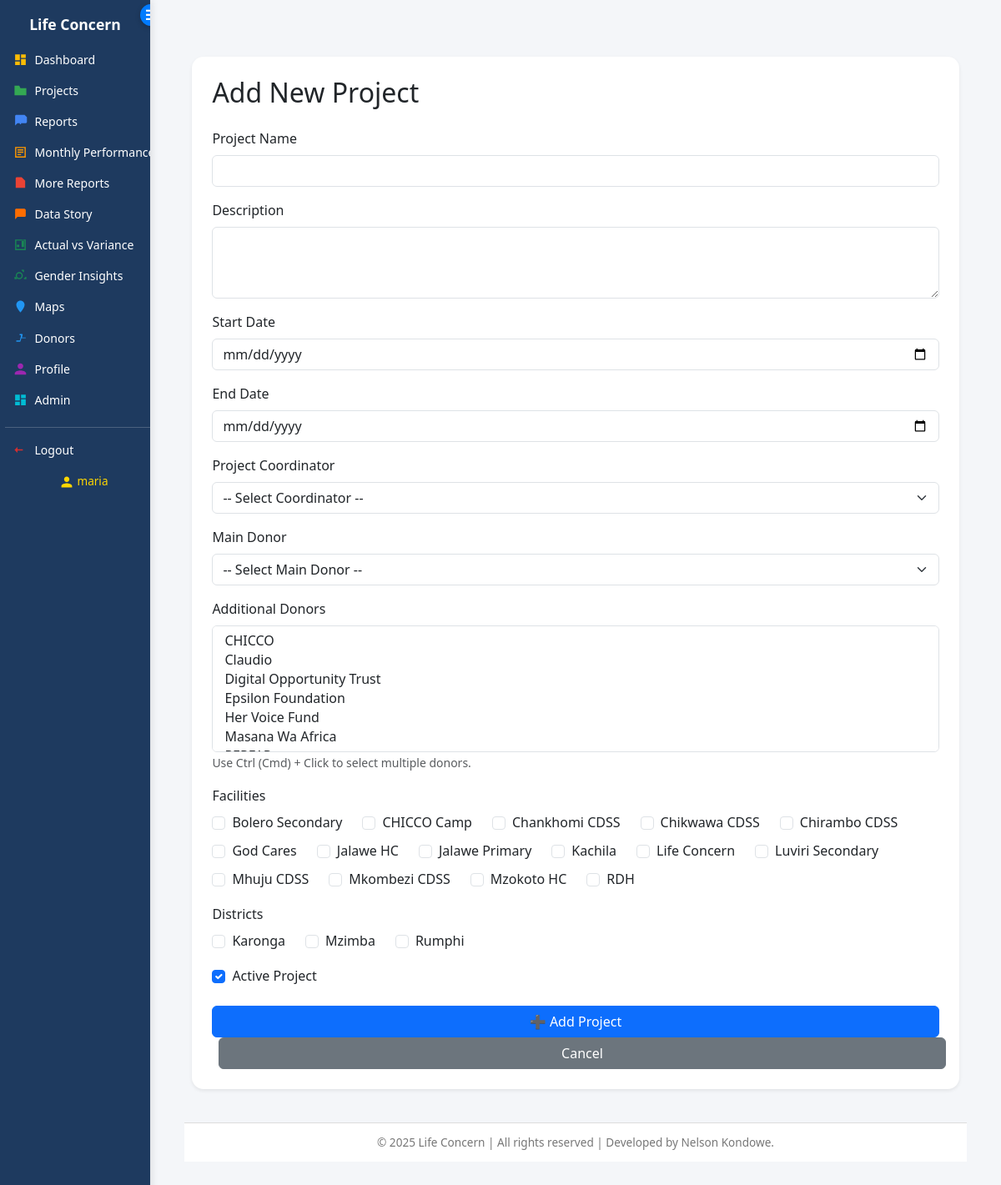
The app's page /projects/add/ (signed in) with its own data.
### core/models.py (models this page shows, shortened)
class Facility(models.Model):
    name = models.CharField(max_length=255, unique=True)
    district = models.ForeignKey(District, on_delete=models.CASCADE, related_name="facilities", null=True, blank=True)
    latitude = models.DecimalField(max_digits=9, decimal_places=6)
    longitude = models.DecimalField(max_digits=9, decimal_places=6)
    is_active = models.BooleanField(default=True)
    history = HistoricalRecords()

class District(models.Model):
    name = models.CharField(max_length=100, unique=True)
    region = models.CharField(max_length=100, blank=True, null=True)
    latitude = models.DecimalField(max_digits=9, decimal_places=6, blank=True, null=True)
    longitude = models.DecimalField(max_digits=9, decimal_places=6, blank=True, null=True)
    min_latitude = models.DecimalField(max_digits=9, decimal_places=6, blank=True, null=True)
    max_latitude = models.DecimalField(max_digits=9, decimal_places=6, blank=True, null=True)
    min_longitude = models.DecimalField(max_digits=9, decimal_places=6, blank=True, null=True)
    max_longitude = models.DecimalField(max_digits=9, decimal_places=6, blank=True, null=True)
    is_active = models.BooleanField(default=True)
    history = HistoricalRecords()
    class Meta:
        ordering = ["name"]

### core/views.py (the view, shortened to what this page needs)
# urls.py: path('projects/add/', views.project_add, name='project_add'),
@login_required
def project_add(request):
    all_donors = Donor.objects.all().order_by('name')
    all_facilities = Facility.objects.all().order_by('name')
    all_districts = District.objects.all().order_by('name')
    all_users = User.objects.filter(is_active=True).order_by('username')
    form = ProjectForm(request.POST or None)
    selected_donors = request.POST.getlist('donors') if request.method == "POST" else []
    selected_facilities = request.POST.getlist('facilities') if request.method == "POST" else []
    selected_districts = request.POST.getlist('districts') if request.method == "POST" else []
    selected_coordinator = request.POST.get('coordinator') if request.method == "POST" else None
    selected_main_donor = request.POST.get('main_donor') if request.method == "POST" else None
    context = {
        "form": form,
        "title": "Add Project",
        "all_donors": all_donors,
        "all_facilities": all_facilities,
        "all_districts": all_districts,
        "all_users": all_users,
        "project": None,
        "selected_donors": selected_donors,
        "selected_facilities": selected_facilities,
        "selected_districts": selected_districts,
        "selected_coordinator": selected_coordinator,
        "selected_main_donor": selected_main_donor,
    }
    return render(request, "core/project_form.html", context)

### core/templates/core/project_form.html (shortened to what this page needs)
{% extends "core/base.html" %}
{% load widget_tweaks %}
{% block content %}
<div class="card shadow-sm p-4 mt-4">
  <h2 class="mb-4">{% if project %}Edit Project: {{ project.name }}{% else %}Add New Project{% endif %}</h2>
  <form method="post">
    <div class="mb-3">
      <label for="id_name" class="form-label">Project Name</label>
      <input type="text" name="name" id="id_name" class="form-control"
             value="{{ form.name.value|default_if_none:'' }}" required>
    </div>
    <div class="mb-3">
      <label for="id_description" class="form-label">Description</label>
      <textarea name="description" id="id_description" class="form-control" rows="3">{{ form.description.value|default_if_none:'' }}</textarea>
    </div>
    <div class="mb-3">
      <label for="id_start_date" class="form-label">Start Date</label>
      <input type="date" name="start_date" id="id_start_date" class="form-control"
             value="{{ form.start_date.value|default_if_none:'' }}">
    </div>
    <div class="mb-3">
      <label for="id_end_date" class="form-label">End Date</label>
      <input type="date" name="end_date" id="id_end_date" class="form-control"
             value="{{ form.end_date.value|default_if_none:'' }}">
    </div>
    <div class="mb-3">
      <label for="id_coordinator" class="form-label">Project Coordinator</label>
      <select name="coordinator" id="id_coordinator" class="form-select">
        <option value="">-- Select Coordinator --</option>
      </select>
    </div>
    <div class="mb-3">
      <label for="id_main_donor" class="form-label">Main Donor</label>
      <select name="main_donor" id="id_main_donor" class="form-select">
        <option value="">-- Select Main Donor --</option>
      </select>
    </div>
    <div class="mb-3">
      <label for="id_additional_donors" class="form-label">Additional Donors</label>
      <select name="donors" id="id_additional_donors" class="form-select" multiple size="6">
        {% for donor in all_donors|dictsort:"name" %}
          <option value="{{ donor.id }}" {% if donor.id|stringformat:"s" in selected_donors %}selected{% endif %}>
          </option>
        {% endfor %}
      </select>
      <small class="text-muted">Use Ctrl (Cmd) + Click to select multiple donors.</small>
    </div>
    <div class="mb-3">
      <label class="form-label">Facilities</label>
      <div class="d-flex flex-wrap gap-2">
        {% for facility in all_facilities %}
          <div class="form-check me-3">
            <input class="form-check-input" type="checkbox" name="facilities" value="{{ facility.id }}" id="facility{{ facility.id }}"
              {% if facility.id|stringformat:"s" in selected_facilities %}checked{% endif %}>
            <label class="form-check-label" for="facility{{ facility.id }}">{{ facility.name }}</label>
          </div>
        {% endfor %}
      </div>
    </div>
    <div class="mb-3">
      <label class="form-label">Districts</label>
      <div class="d-flex flex-wrap gap-2">
        {% for district in all_districts %}
          <div class="form-check me-3">
            <input class="form-check-input" type="checkbox" name="districts" value="{{ district.id }}" id="district{{ district.id }}"
              {% if district.id|stringformat:"s" in selected_districts %}checked{% endif %}>
            <label class="form-check-label" for="district{{ district.id }}">{{ district.name }}</label>
          </div>
        {% endfor %}
      </div>
    </div>
    <div class="form-check mb-4">
      <input type="checkbox" name="is_active" id="id_is_active" class="form-check-input"
             {% if form.is_active.value %}checked{% elif project and project.is_active %}checked{% endif %}>
      <label for="id_is_active" class="form-check-label">Active Project</label>
    </div>
    <div>
      <button type="submit" class="btn btn-primary">{% if project %}💾 Save Changes{% else %}➕ Add Project{% endif %}</button>
      <a href="{% url 'projects' %}" class="btn btn-secondary ms-2">Cancel</a>
    </div>
  </form>
</div>
{% endblock %}

### core/templates/core/base.html (shortened to what this page needs)
<!doctype html>
<html lang="en">
<head>
  {% load widget_tweaks %}
  {% load static %}
  <link rel="stylesheet" href="{% static 'styles.css' %}">
  <link href="https://cdn.jsdelivr.net/npm/bootstrap@5.3.3/dist/css/bootstrap.min.css" rel="stylesheet">
</head>
<body>
  <div class="layout">
    {% if request.resolver_match.url_name != "login" %}
      <aside class="sidebar" id="sidebar">
        <div class="brand">Life Concern</div>
        <div id="sidebar-toggle">&#9776;</div>
        <nav class="nav">
          <a href="{% url 'dashboard' %}" class="{% if request.resolver_match.url_name == 'dashboard' %}active{% endif %}">
            <svg viewBox="0 0 24 24" fill="#fbbc05"><path d="M3 13h8V3H3v10zm0 8h8v-6H3v6zm10 0h8v-10h-8v10zm0-18v6h8V3h-8z"/></svg>
            <span>Dashboard</span>
          </a>
          <a href="{% url 'projects' %}" class="{% if request.resolver_match.url_name == 'projects' %}active{% endif %}">
            <svg viewBox="0 0 24 24" fill="#34a853"><path d="M10 4H2v16h20V8H12l-2-4z"/></svg>
            <span>Projects</span>
          </a>
          <a href="{% url 'reports' %}" class="{% if request.resolver_match.url_name == 'reports' %}active{% endif %}">
            <svg viewBox="0 0 24 24" fill="#4285f4"><path d="M3 13h2v-2H3v2zm0 4h2v-2H3v2zm4-8h2V3H7v6zm0 4h2v-2H7v2zm4 0h2v-4h-2v4zm0 4h2v-2h-2v2zm4-8h2V7h-2v6zm0 4h2v-2h-2v2zm4-12H5c-1.1 0-2 .9-2 2v16l4-4h14c1.1 0 2-.9 2-2V5z"/></svg>
            <span>Reports</span>
          </a>
          <a href="{% url 'monthly_performance_report' %}" class="{% if request.resolver_match.url_name == 'monthly_performance_report' %}active{% endif %}">
            <svg viewBox="0 0 24 24" fill="#ff9800"><path d="M3 3h18v18H3V3zm2 2v14h14V5H5zm2 2h10v2H7V7zm0 4h10v2H7v-2zm0 4h6v2H7v-2z"/></svg>
            <span>Monthly Performance</span>
          </a>
          <a href="{% url 'more_reports' %}" class="{% if request.resolver_match.url_name == 'more_reports' %}active{% endif %}">
            <svg viewBox="0 0 24 24" fill="#ea4335"><path d="M14 2H6c-1.1 0-2 .9-2 2v16h16V8l-6-6z"/></svg>
            <span>More Reports</span>
          </a>
          <a href="{% url 'data_story' %}" class="{% if request.resolver_match.url_name == 'data_story' %}active{% endif %}">
            <svg viewBox="0 0 24 24" fill="#ff6d01"><path d="M19 3H5c-1.1 0-2 .9-2 2v16l4-4h12c1.1 0 2-.9 2-2V5z"/></svg>
            <span>Data Story</span>
          </a>
          <a href="{% url 'actual_vs_variance' %}" class="{% if request.resolver_match.url_name == 'actual_vs_variance' %}active{% endif %}">
            <svg viewBox="0 0 24 24" fill="#198754"><path d="M3 3v18h18V3H3zm16 16H5V5h14v14zM6 12h4v4H6v-4zm8-8h4v12h-4V4z"/></svg>
            <span>Actual vs Variance</span>
          </a>
          <a href="{% url 'gender_insights' %}" class="{% if request.resolver_match.url_name == 'gender_insights' %}active{% endif %}">
              <svg viewBox="0 0 24 24" fill="#198754">
                  <path d="M14 2h4v4h-2V4h-2V2zm-4 4a6 6 0 100 12 6 6 0 000-12zm0 10a4 4 0 110-8 4 4 0 010 8zm-4 2H2v-4h2v2h2v2zm16 0h-4v-2h2v-2h2v4z"/>
              </svg>
              <span>Gender Insights</span>
          </a>
          <a href="{% url 'facilities_map' %}" class="{% if request.resolver_match.url_name == 'facilities_map' %}active{% endif %}">
            <svg viewBox="0 0 24 24" fill="#2196f3"><path d="M12 2C8.13 2 5 5.13 5 9c0 5.25 7 13 7 13s7-7.75 7-13c0-3.87-3.13-7-7-7z"/></svg>
            <span>Maps</span>
          </a>
          <a href="{% url 'donors_list' %}" class="{% if request.resolver_match.url_name == 'donors_list' or request.resolver_match.url_name == 'donor_detail' %}active{% endif %}">
            <svg viewBox="0 0 24 24" fill="#2196f3"><path d="M21 11h-6.31l.95-4.57.03-.32a1 1 0 00-1-1h-4v2h2.42l-.57 2.72L11 16H5v2h6c.47 0 .86-.33.97-.78L13.58 12H21v-1z"/></svg>
            <span>Donors</span>
          </a>
          <a href="{% url 'profile' %}" class="{% if request.resolver_match.url_name == 'profile' %}active{% endif %}">
            <svg viewBox="0 0 24 24" fill="#9c27b0"><path d="M12 12c2.7 0 4.8-2.2 4.8-4.8S14.7 2.4 12 2.4 7.2 4.6 7.2 7.2 9.3 12 12 12zm0 2.4c-3.2 0-9.6 1.6-9.6 4.8v2.4h19.2v-2.4c0-3.2-6.4-4.8-9.6-4.8z"/></svg>
            <span>Profile</span>
          </a>
          <a href="{% url 'admin:index' %}" target="_blank">
            <svg viewBox="0 0 24 24" fill="#00bcd4"><path d="M3 13h8V3H3v10zm0 8h8v-6H3v6zm10 0h8v-10h-8v10zm0-18v6h8V3h-8z"/></svg>
            <span>Admin</span>
          </a>
          <form method="post" action="{% url 'logout' %}">
            <button type="submit">
              <svg viewBox="0 0 24 24" fill="#d32f2f"><path d="M16 13v-2H7V7l-5 5 5 5v-4h9z"/></svg>
              <span>Logout</span>
            </button>
          </form>
          <div class="username">
            <svg viewBox="0 0 24 24" fill="#ffd700">
              <path d="M12 12c2.7 0 4.8-2.2 4.8-4.8S14.7 2.4 12 2.4 7.2 4.6 7.2 7.2 9.3 12 12 12zm0 2.4c-3.2 0-9.6 1.6-9.6 4.8v2.4h19.2v-2.4c0-3.2-6.4-4.8-9.6-4.8z"/>
            </svg>
            {{ request.user.username }}
          </div>
        </nav>
      </aside>
    {% endif %}
    <div class="content" id="main-content">
      <main class="page-body">
        <div class="container-fluid">
          {% block content %}{% endblock %}
        </div>
        <footer>
          &copy; {% now "Y" %} Life Concern | All rights reserved | Developed by Nelson Kondowe.
        </footer>
      </main>
    </div>
  </div>
</body>
</html>

### static/styles.css (style rules this page uses)
body { margin:0; font-family: Arial, Helvetica, sans-serif; background:#f4f9ff; }
a { color:#0a5bd3; text-decoration:none; }
.btn { width:100%; padding:12px; background:#0073e6; color:#fff; border:0; border-radius:8px; cursor:pointer; font-weight:bold; }
.layout { display:grid; grid-template-columns: 260px 1fr; min-height:100vh; }
.sidebar { background:#0073e6; color:#fff; padding: 24px 16px; display:flex; flex-direction:column; }
.brand { color:#ffdd57; font-weight: bold; font-size: 20px; text-align:center; margin-bottom: 20px; }
.nav a { display:block; color:#fff; padding:10px 12px; border-radius:8px; margin-bottom:8px; }
.content { padding: 28px; }
.card { background:#fff; border-radius:12px; padding: 20px; box-shadow: 0 6px 18px rgba(0,0,0,.06); margin-bottom:20px; overflow:auto; }

### core/templates/core/base.html (style rules this page uses)
body { font-family: "Segoe UI", sans-serif; background-color: #f4f6f9; margin: 0 !important; padding: 0 !important; }
.layout { display: flex; min-height: 100vh; transition: all 0.3s ease; }
.sidebar { width: 180px; background-color: #1e3a5f; color: #fff; display: flex; flex-direction: column; padding: 0.6rem 0.4rem; box-shadow: 2px 0 8px rgba(0,0,0,0.1); transition: width 0.3s ease; position: relative; overflow: hidden; }
.sidebar .brand { font-size: 1.1rem; font-weight: 700; margin: 0.4rem auto 0.7rem; text-align: center; color: #fff; white-space: nowrap; transition: opacity 0.3s ease; }
.sidebar .nav { display: flex; flex-direction: column; width: 100%; transition: all 0.3s ease; }
.sidebar .nav a, .sidebar .nav form button { display: flex; align-items: center; gap: 8px; padding: 7px 10px; color: #fff; text-decoration: none; border-radius: 8px; margin-bottom: 2px; font-size: 0.88rem; transition: background 0.2s ease, transform 0.1s ease, filter 0.3s ease, padding 0.3s ease; white-space: nowrap; overflow: hidden; }
.sidebar .nav a svg, .sidebar .nav button svg { width: 17px; height: 17px; flex-shrink: 0; transition: transform 0.3s ease, filter 0.3s ease; }
.sidebar .nav form { margin-top: 0.8rem; border-top: 1px solid rgba(255,255,255,0.2); padding-top: 0.6rem; }
.sidebar .nav button { background: none; border: none; color: #fff; cursor: pointer; width: 100%; text-align: left; padding: 7px 10px; }
.sidebar .username { margin-top: 0.25rem; padding: 4px 10px; font-size: 0.85rem; color: #ffd700; display: flex; align-items: center; justify-content: center; gap: 4px; word-break: break-word; white-space: normal; transition: transform 0.2s ease; }
.sidebar .username svg { width: 16px; height: 16px; flex-shrink: 0; transition: transform 0.2s ease; }
#sidebar-toggle { position: absolute; top: 5px; right: -14px; width: 26px; height: 26px; background: #007bff; border-radius: 50%; display: flex; align-items: center; justify-content: center; cursor: pointer; color: #fff; font-weight: bold; z-index: 10; box-shadow: 0 2px 6px rgba(0,0,0,0.2); transition: all 0.3s ease; }
.content { flex: 1; display: flex; flex-direction: column; transition: margin-left 0.3s ease; width: calc(100% - 180px); }
.page-body { flex: 1; padding: 1rem 0.8rem; background: #f4f6f9; display: flex; flex-direction: column; justify-content: space-between; }
.container-fluid { padding-left: 0.6rem; padding-right: 0.6rem; }
.card { border-radius: 14px; box-shadow: 0 3px 8px rgba(0,0,0,0.08); background: #fff; margin-bottom: 1.5rem; border: none; }
footer { text-align: center; padding: 0.8rem; font-size: 0.85rem; color: #777; background: #fff; border-top: 1px solid #ddd; margin-top: 1rem; }

### core/templates/core/project_form.html (style rules this page uses)
.form-check-input { margin-top: 0.3rem; }

### records on screen
Facility: name "Bolero Secondary"
Facility: name "CHICCO Camp"
Facility: name "Chankhomi CDSS"
Facility: name "Chikwawa CDSS"
Facility: name "Chirambo CDSS"
Facility: name "God Cares"
Facility: name "Jalawe HC"
Facility: name "Jalawe Primary"
Facility: name "Kachila"
Facility: name "Life Concern"
Facility: name "Luviri Secondary"
Facility: name "Mhuju CDSS"
Facility: name "Mkombezi CDSS"
Facility: name "Mzokoto HC"
Facility: name "RDH"
District: name "Karonga"
District: name "Mzimba"
District: name "Rumphi"

### other values on screen
{{ request.user.username }} "maria"
